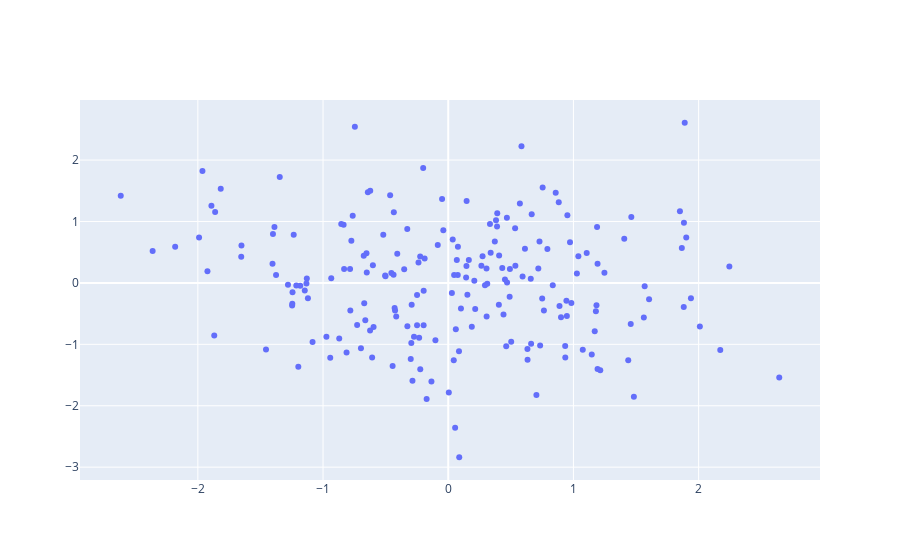

Write notebook code for a chart like this one.
### Code cell
data = [trace]
offline.iplot(data)

### Figure 1 — Plotly figure (JSON) as saved in the notebook; plotly's stock layout.template omitted (floating-point values rounded to 4 significant figures; data arrays with more than 128 entries replaced by an {"elided": "..."} marker saying what was removed)
{"data": [{"mode": "markers", "type": "scatter", "x": {"elided": "200 float values"}, "y": {"elided": "200 float values"}}], "layout": {}}
